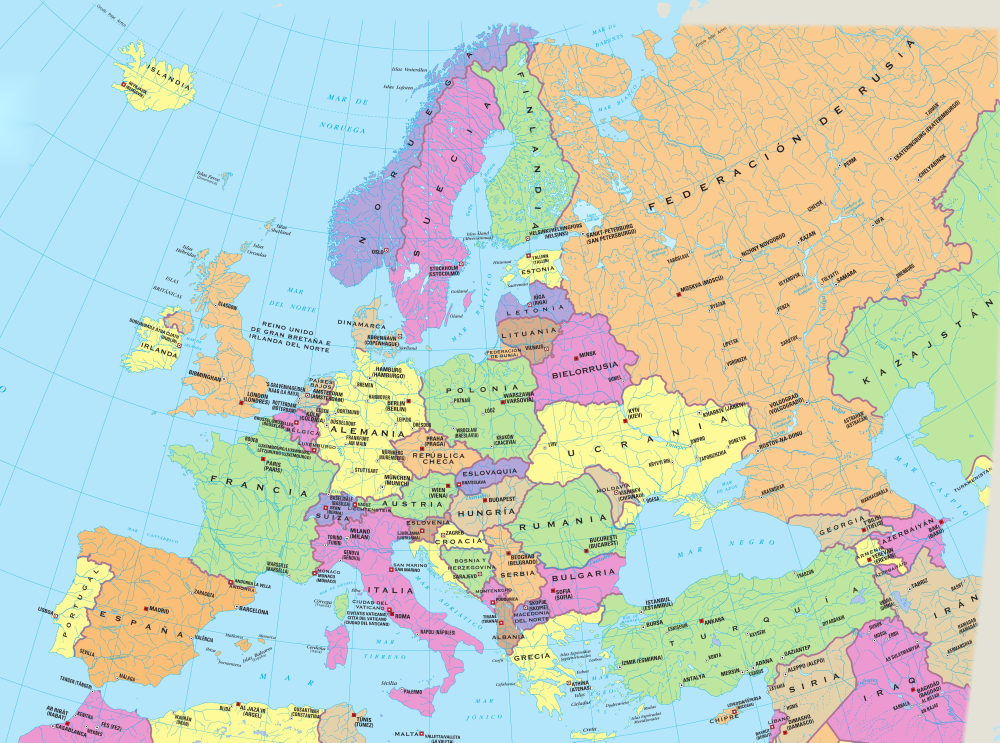
#> input picture europa-politica/img/ign.jpg, 4000 x 2970 px (shown at 1/4 size)
$ python colores.py
#> lines starting #> are read from the running program, lines starting #| are printed output that depends on the picture; after the words box and inside, x2 and y2 are one past the last pixel; in counts of white or black regions, pixels touching at a corner belong together
# Colores pastel de los países, tomados del «Mapa político de Europa» del IGN (2025) ya reproyectado (europa-politica/img/ign.jpg):
# para cada país, color más frecuente de su interior (sin textos, ríos ni fronteras) y aclarado hacia el blanco.
# Uso: python3 colores.py → colores.json (lo lee build.py)
import json, os, re, numpy as np
from PIL import Image, ImageDraw
base = os.path.dirname(os.path.abspath(__file__))
G = json.load(open(os.path.join(base, 'geo.json')))
#> (reads tools/europa/geo.json from the repository)
im = np.asarray(Image.open(os.path.join(base, '..', '..', 'europa-politica', 'img', 'ign.jpg')).convert('RGB')).astype(int)
k = im.shape[1] / G['W']
#> k = 4
PASTEL = 0.35          # cuánto se aclara (0 = color del IGN, 1 = blanco)
out = {}
for cid, c in G['countries'].items():
    mk = Image.new('L', (im.shape[1], im.shape[0]), 0); dr = ImageDraw.Draw(mk)
    for part in re.findall(r'M[^M]+', c['d']):
        pts = [(float(x) * k, float(y) * k) for x, y in re.findall(r'(-?[\d.]+),(-?[\d.]+)', part)]
        if len(pts) > 2: dr.polygon(pts, fill=255)
    m = np.asarray(mk) > 0
    px = im[m]
    if len(px) < 20: continue
    q = np.minimum((px // 12) * 12 + 6, 255)                                  # cuantizar y quedarse con el color más frecuente
    sat = px.max(1) - px.min(1); bright = px.sum(1)
    keep = (bright > 360) & ~((px[:, 2] > px[:, 0] + 30) & (px[:, 2] > px[:, 1]))   # fuera texto oscuro y agua (ríos, lagos)
    q = q[keep] if keep.sum() > 10 else q
    vals, cnt = np.unique(q, axis=0, return_counts=True); col = vals[cnt.argmax()]
    if col.min() > 235: col = np.array([243, 222, 190])      # microestados: el color del IGN no se distingue a esta escala
    col = col + (255 - col) * PASTEL
    out[cid] = '#%02x%02x%02x' % tuple(int(round(v)) for v in col)
#> this loop made 51 passes
#> col on passes 1 to 12: [255, 217.9, 178.9], [210.2, 241.3, 194.6], [255, 249.2, 186.8], [241.3, 186.8, 225.8], [210.2, 241.3, 194.6], [225.8, 202.3, 178.9], [249.2, 217.9, 178.9], [249.2, 217.9, 178.9], [255, 249.2, 186.8], [255, 249.2, 186.8], [202.3, 163.3, 186.8], [210.2, 194.6, 225.8]
#> (cnt, col) on pass 41: ([3, 1, 21, 3], [241.3, 186.8, 225.8])
#> pass 1, `m = np.asarray(mk) > 0`:
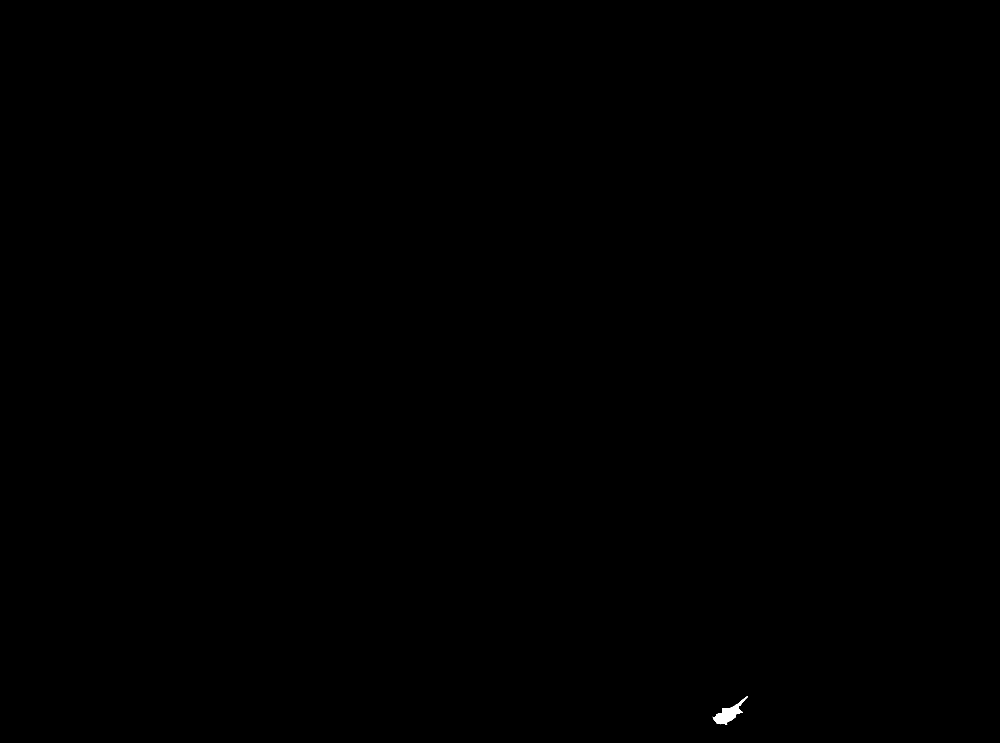
#> m: shape (2970, 4000) bool (shown at 1/4 size); 0.04% white; 1 white region, box (x1, y1, x2, y2) and area: (2851, 2784, 2991, 2899) 5018
#> pass 2, `m = np.asarray(mk) > 0`:
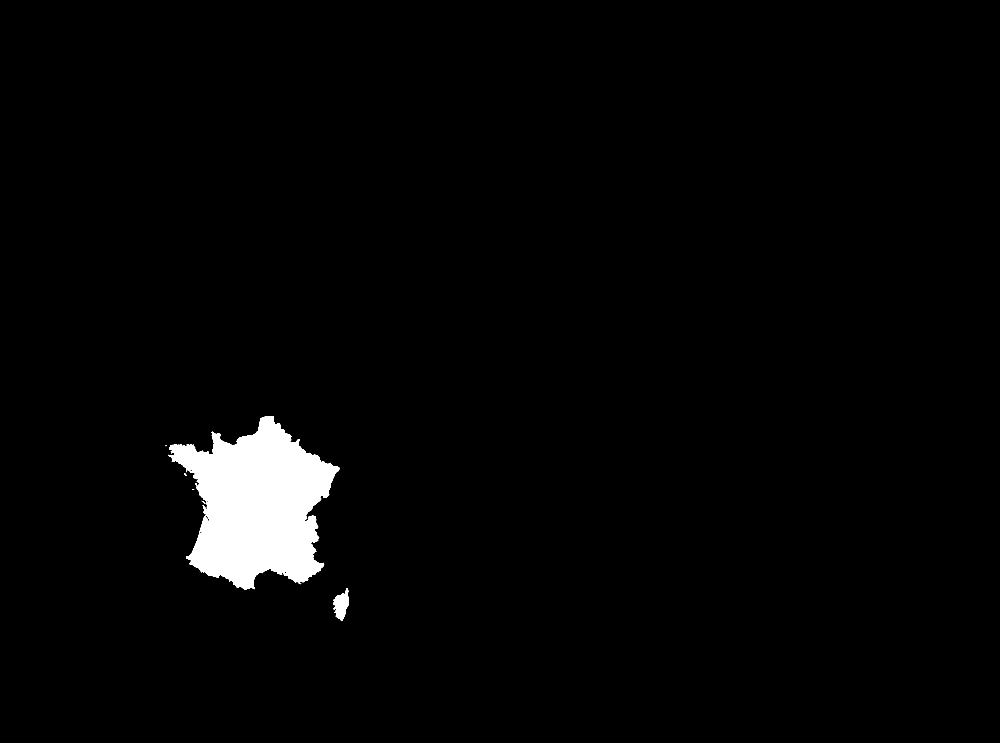
#> m: shape (2970, 4000) bool (shown at 1/4 size); 2.4% white; 7 white regions (3 under 20 px), largest, box (x1, y1, x2, y2) and area: (673, 1664, 1360, 2359) 280761, (1333, 2352, 1394, 2483) 4632, (736, 1892, 746, 1903) 53, (806, 2003, 822, 2015) 46
#> pass 3, `m = np.asarray(mk) > 0`:
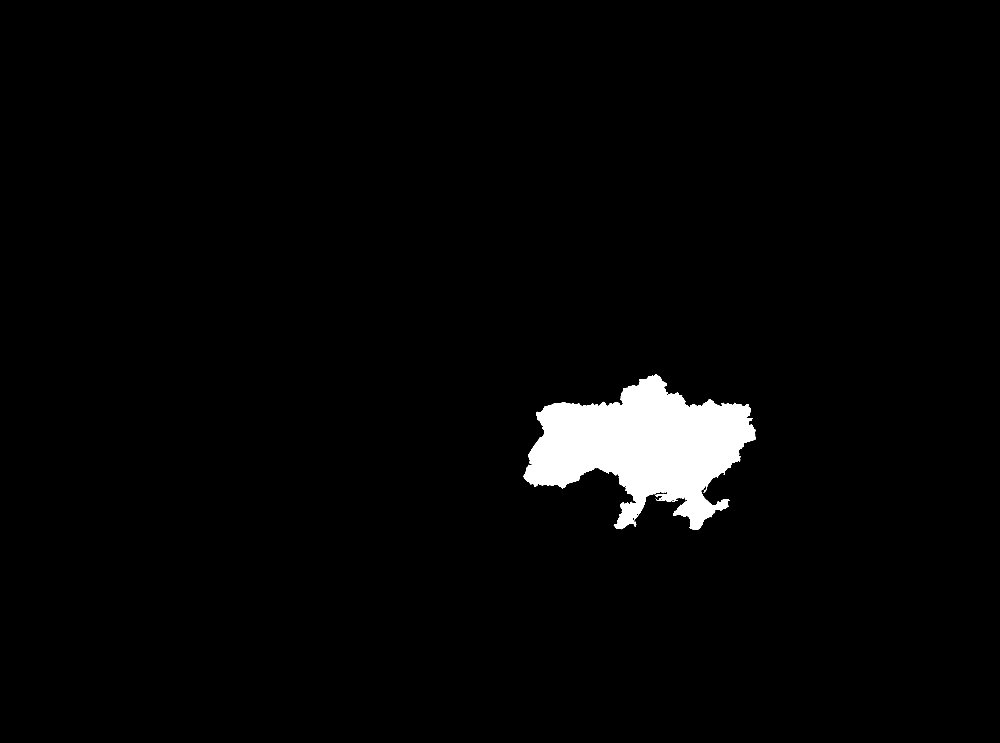
#> m: shape (2970, 4000) bool (shown at 1/4 size); 2.6% white; 3 white regions, box (x1, y1, x2, y2) and area: (2095, 1498, 3022, 2120) 311730, (2687, 2000, 2712, 2006) 53, (2622, 1994, 2661, 2004) 47
#> after the loop: mk: PIL image 4000x2970 L; 0.05% white; 1 white region, box (x1, y1, x2, y2) and area: (2013, 2332, 2117, 2446) 5798
#> after the loop, out = 49 items
out.update({'andorra': '#d9c8ec', 'monaco': '#f5c6dd', 'sanmarino': '#c4e8ee', 'vaticano': '#ffe3a6', 'liechtenstein': '#fff1a0', 'malta': '#f8c4ae'})  # microestados (con su llamada)
out['kosovo'] = '#d2f1c3'   # el IGN no lo separa de Serbia; aquí va con un color distinto de sus vecinos
# cada país con un color propio: de mayor a menor, cada uno toma la variante de su color del IGN más cercana
# (tono ±, luminosidad ±) que quede a una distancia ≥ MIND de los colores ya asignados
import colorsys
MIND = 18
hx = lambda c: np.array([int(c[i:i + 2], 16) for i in (1, 3, 5)], float)
def variant(c, dh, dl):
    r, g_, b_ = (int(c[i:i + 2], 16) / 255 for i in (1, 3, 5)); h, l, sa = colorsys.rgb_to_hls(r, g_, b_)
    rr, gg, bb = colorsys.hls_to_rgb((h + dh / 360) % 1, min(.92, max(.68, l + dl)), sa)
    return '#%02x%02x%02x' % tuple(int(round(v * 255)) for v in (rr, gg, bb))
CAND = sorted([(dh, dl) for dh in range(-36, 37, 6) for dl in (-.08, -.06, -.04, -.02, 0, .02, .04)], key=lambda t: abs(t[0]) / 6 + abs(t[1]) / .02)
ign, out, used = dict(out), {}, []
#> used = []
for cid in sorted(ign, key=lambda c: -float(G['countries'][c]['area'])):
    best, bd = None, -1
    for dh, dl in CAND:
        v = variant(ign[cid], dh, dl); d = min([np.linalg.norm(hx(v) - u) for u in used] or [999])
        if d >= MIND: best = v; break
        if d > bd: best, bd = v, d
    out[cid] = best; used.append(hx(best))
#> this loop made 51 passes
#> cid on passes 12 to 23: 'italia', 'reinounido', 'rumania', 'bielorrusia', 'grecia', 'bulgaria', 'islandia', 'hungria', 'portugal', 'azerbaiyan', 'austria', 'chequia'
#> cid on passes 1 to 6: 'rusia', 'kazajistan', 'turquia', 'ucrania', 'francia', 'espana'
assert len(set(out.values())) == len(out), 'colores repetidos'
json.dump(out, open(os.path.join(base, 'colores.json'), 'w'), indent=0, ensure_ascii=False)
print(len(out), out)
#> (printed output is left out)
